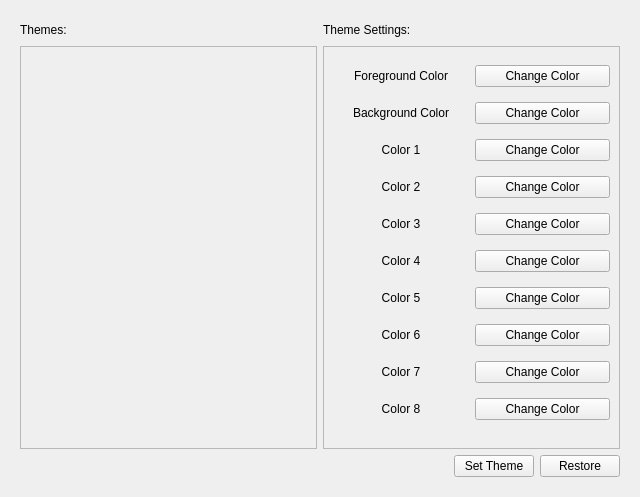
<?xml version="1.0" encoding="UTF-8"?>
<ui version="4.0">
 <class>MainWindow</class>
 <widget class="DMainWindow" name="MainWindow">
  <property name="geometry">
   <rect>
    <x>0</x>
    <y>0</y>
    <width>640</width>
    <height>497</height>
   </rect>
  </property>
  <property name="windowTitle">
   <string>deepin-terminal themes changer</string>
  </property>
  <layout class="QGridLayout" name="gridLayout">
   <item row="0" column="0">
    <widget class="QWidget" name="centralwidget" native="true">
     <layout class="QGridLayout" name="gridLayout_2" rowstretch="20,1" columnstretch="1,1">
      <item row="0" column="0">
       <layout class="QVBoxLayout" name="verticalLayout" stretch="1,20">
        <item>
         <widget class="DLabel" name="label">
          <property name="text">
           <string>Themes:</string>
          </property>
         </widget>
        </item>
        <item>
         <widget class="ThemePanel" name="frameThemes">
          <property name="frameShape">
           <enum>QFrame::StyledPanel</enum>
          </property>
          <property name="frameShadow">
           <enum>QFrame::Raised</enum>
          </property>
         </widget>
        </item>
       </layout>
      </item>
      <item row="0" column="1">
       <layout class="QVBoxLayout" name="verticalLayout_2" stretch="1,20">
        <item>
         <widget class="DLabel" name="label_2">
          <property name="text">
           <string>Theme Settings:</string>
          </property>
         </widget>
        </item>
        <item>
         <widget class="QFrame" name="frameThemeSettings">
          <property name="frameShape">
           <enum>QFrame::StyledPanel</enum>
          </property>
          <property name="frameShadow">
           <enum>QFrame::Raised</enum>
          </property>
          <layout class="QGridLayout" name="gridLayout_3">
           <item row="0" column="0">
            <widget class="DLabel" name="lblForeground">
             <property name="text">
              <string>Foreground Color</string>
             </property>
             <property name="alignment">
              <set>Qt::AlignCenter</set>
             </property>
            </widget>
           </item>
           <item row="0" column="1">
            <widget class="DPushButton" name="btnSetForeground">
             <property name="text">
              <string>Change Color</string>
             </property>
            </widget>
           </item>
           <item row="1" column="0">
            <widget class="DLabel" name="lblBackground">
             <property name="text">
              <string>Background Color</string>
             </property>
             <property name="alignment">
              <set>Qt::AlignCenter</set>
             </property>
            </widget>
           </item>
           <item row="1" column="1">
            <widget class="DPushButton" name="btnSetBackground">
             <property name="text">
              <string>Change Color</string>
             </property>
            </widget>
           </item>
           <item row="2" column="0">
            <widget class="DLabel" name="lblColor1">
             <property name="text">
              <string>Color 1</string>
             </property>
             <property name="alignment">
              <set>Qt::AlignCenter</set>
             </property>
            </widget>
           </item>
           <item row="2" column="1">
            <widget class="DPushButton" name="btnSetColor1">
             <property name="text">
              <string>Change Color</string>
             </property>
            </widget>
           </item>
           <item row="3" column="0">
            <widget class="DLabel" name="lblColor2">
             <property name="text">
              <string>Color 2</string>
             </property>
             <property name="alignment">
              <set>Qt::AlignCenter</set>
             </property>
            </widget>
           </item>
           <item row="3" column="1">
            <widget class="DPushButton" name="btnSetColor2">
             <property name="text">
              <string>Change Color</string>
             </property>
            </widget>
           </item>
           <item row="4" column="0">
            <widget class="DLabel" name="lblColor3">
             <property name="text">
              <string>Color 3</string>
             </property>
             <property name="alignment">
              <set>Qt::AlignCenter</set>
             </property>
            </widget>
           </item>
           <item row="4" column="1">
            <widget class="DPushButton" name="btnSetColor3">
             <property name="text">
              <string>Change Color</string>
             </property>
            </widget>
           </item>
           <item row="5" column="0">
            <widget class="DLabel" name="lblColor4">
             <property name="text">
              <string>Color 4</string>
             </property>
             <property name="alignment">
              <set>Qt::AlignCenter</set>
             </property>
            </widget>
           </item>
           <item row="5" column="1">
            <widget class="DPushButton" name="btnSetColor4">
             <property name="text">
              <string>Change Color</string>
             </property>
            </widget>
           </item>
           <item row="6" column="0">
            <widget class="DLabel" name="lblColor5">
             <property name="text">
              <string>Color 5</string>
             </property>
             <property name="alignment">
              <set>Qt::AlignCenter</set>
             </property>
            </widget>
           </item>
           <item row="6" column="1">
            <widget class="DPushButton" name="btnSetColor5">
             <property name="text">
              <string>Change Color</string>
             </property>
            </widget>
           </item>
           <item row="7" column="0">
            <widget class="DLabel" name="lblColor6">
             <property name="text">
              <string>Color 6</string>
             </property>
             <property name="alignment">
              <set>Qt::AlignCenter</set>
             </property>
            </widget>
           </item>
           <item row="7" column="1">
            <widget class="DPushButton" name="btnSetColor6">
             <property name="text">
              <string>Change Color</string>
             </property>
            </widget>
           </item>
           <item row="8" column="0">
            <widget class="DLabel" name="lblColor7">
             <property name="text">
              <string>Color 7</string>
             </property>
             <property name="alignment">
              <set>Qt::AlignCenter</set>
             </property>
            </widget>
           </item>
           <item row="8" column="1">
            <widget class="DPushButton" name="btnSetColor7">
             <property name="text">
              <string>Change Color</string>
             </property>
            </widget>
           </item>
           <item row="9" column="0">
            <widget class="DLabel" name="lblColor8">
             <property name="text">
              <string>Color 8</string>
             </property>
             <property name="alignment">
              <set>Qt::AlignCenter</set>
             </property>
            </widget>
           </item>
           <item row="9" column="1">
            <widget class="DPushButton" name="btnSetColor8">
             <property name="text">
              <string>Change Color</string>
             </property>
            </widget>
           </item>
          </layout>
         </widget>
        </item>
       </layout>
      </item>
      <item row="1" column="0" colspan="2">
       <layout class="QHBoxLayout" name="horizontalLayout">
        <item>
         <spacer name="horizontalSpacer">
          <property name="orientation">
           <enum>Qt::Horizontal</enum>
          </property>
          <property name="sizeHint" stdset="0">
           <size>
            <width>40</width>
            <height>20</height>
           </size>
          </property>
         </spacer>
        </item>
        <item>
         <widget class="DPushButton" name="btnSetTheme">
          <property name="text">
           <string>Set Theme</string>
          </property>
         </widget>
        </item>
        <item>
         <widget class="DPushButton" name="btnRestore">
          <property name="text">
           <string>Restore</string>
          </property>
         </widget>
        </item>
       </layout>
      </item>
     </layout>
    </widget>
   </item>
  </layout>
 </widget>
 <customwidgets>
  <customwidget>
   <class>DMainWindow</class>
   <extends>QWidget</extends>
   <header>dmainwindow.h</header>
   <container>1</container>
  </customwidget>
  <customwidget>
   <class>DLabel</class>
   <extends>QLabel</extends>
   <header>dlabel.h</header>
  </customwidget>
  <customwidget>
   <class>ThemePanel</class>
   <extends>QFrame</extends>
   <header>themepanel.h</header>
   <container>1</container>
  </customwidget>
  <customwidget>
   <class>DPushButton</class>
   <extends>QPushButton</extends>
   <header>DPushButton</header>
  </customwidget>
 </customwidgets>
 <resources/>
 <connections/>
</ui>
